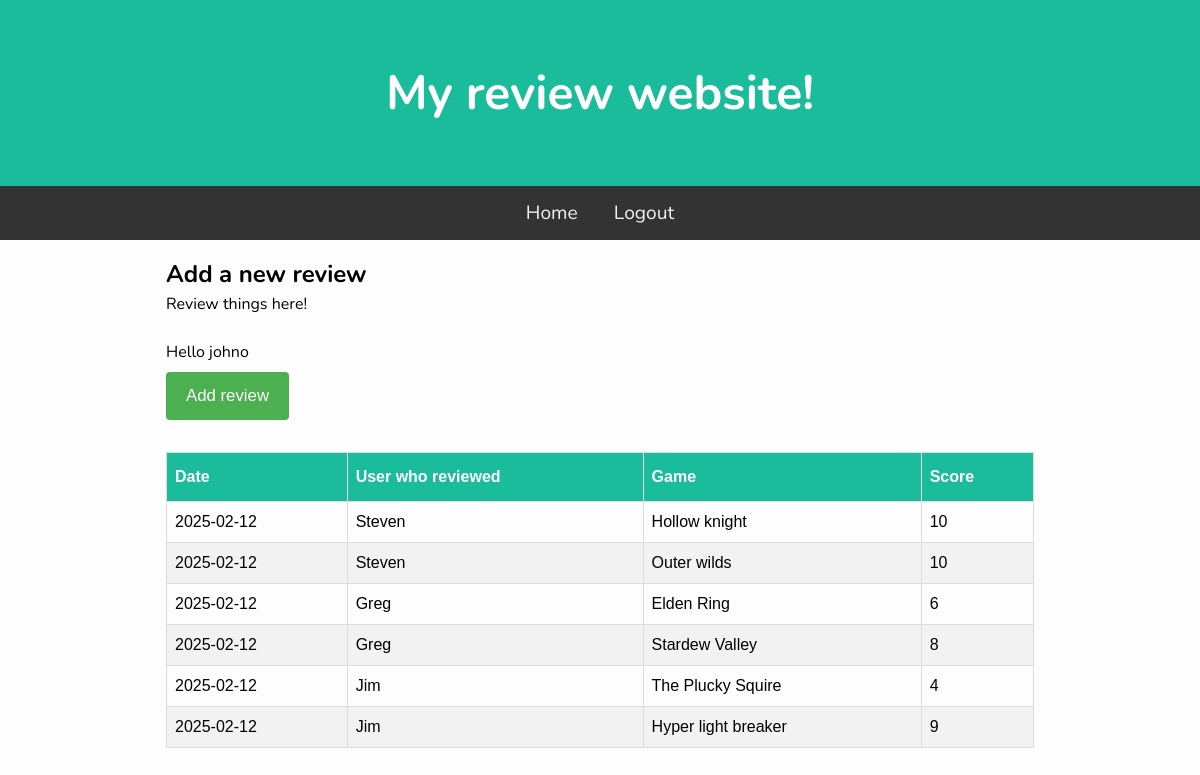
Screenshot of / (signed in) with the database file from the repository.
### tables this page shows
CREATE TABLE Guesses(id INTEGER PRIMARY KEY AUTOINCREMENT,
                     user_id INTEGER,
                     date TEXT NOT NULL,
                     score INTEGER,
                     game TEXT NOT NULL);

CREATE TABLE Users(id INTEGER PRIMARY KEY AUTOINCREMENT,
                     username TEXT NOT NULL,
                     password TEXT NOT NULL);

### main.py (the view)
@app.route("/")
def Home():
    guessData = db.GetAllGuesses()
    return render_template("index.html", guesses=guessData)

### db.py (called while the page is built)
def GetDB():
    db = sqlite3.connect("GTGDB/.database/gtg.db")
    db.row_factory = sqlite3.Row
    return db

def GetAllGuesses():
    db = GetDB()
    guesses = db.execute("""SELECT Guesses.date, Guesses.game, Guesses.score, Users.username
                            FROM Guesses JOIN Users ON Guesses.user_id = Users.id
                            ORDER BY date DESC""").fetchall()
    db.close()
    return guesses

### templates/index.html
{% extends "base.html" %}
{% block content %}
<h2>Add a new review</h2>
<div class="container">
    <p>Review things here!</p>
    {% if session['username'] %}
        <br>
        <p>Hello {{ session['username'] }}</p>
        <a href="/add"><button>Add review</button></a>
    {% endif %}
</div>
<br>
<table class="guess_table">
    <thead>
        <th>Date</th>
        <th>User who reviewed</th>
        <th>Game</th>
        <th>Score</th>
    </thead>
    <tbody>
        {% for guess in guesses %}
        <tr>
            <td>{{ guess['date'] }}</td>
            <td>{{ guess['username'] }}</td>
            <td>{{ guess['game'] }}</td>
            <td>{{ guess['score'] }}</td>
        </tr>
        {% endfor %}
    </tbody>
</table>
{% endblock %}

### static/css/style.css (style rules this page uses)
* { padding: 0; margin: 0; box-sizing: border-box; }
body { background: #fdfdfd; font-family: "Nunito", sans-serif; font-size: 1rem; }
.guess_table { font-family: Arial, Helvetica, sans-serif; border-collapse: collapse; width: 100%; }
.guess_table td, .guess_table th { border: 1px solid #ddd; padding: 8px; }
.guess_table tr:nth-child(even) { background-color: #f2f2f2; }
.guess_table th { padding-top: 12px; padding-bottom: 12px; text-align: left; background-color: #1abc9c; color: white; }
button { background-color: #4CAF50; color: white; padding: 14px 20px; margin: 8px 0; border: none; border-radius: 4px; cursor: pointer; font-size: 1.05em; }

### rows the page displays
Guesses: date "2025-02-12", username "Steven", game "Hollow knight", score "10"
Guesses: date "2025-02-12", username "Steven", game "Outer wilds", score "10"
Guesses: date "2025-02-12", username "Greg", game "Elden Ring", score "6"
Guesses: date "2025-02-12", username "Greg", game "Stardew Valley", score "8"
Guesses: date "2025-02-12", username "Jim", game "The Plucky Squire", score "4"
Guesses: date "2025-02-12", username "Jim", game "Hyper light breaker", score "9"

### other values shown
{{ session['username'] }} "johno"
